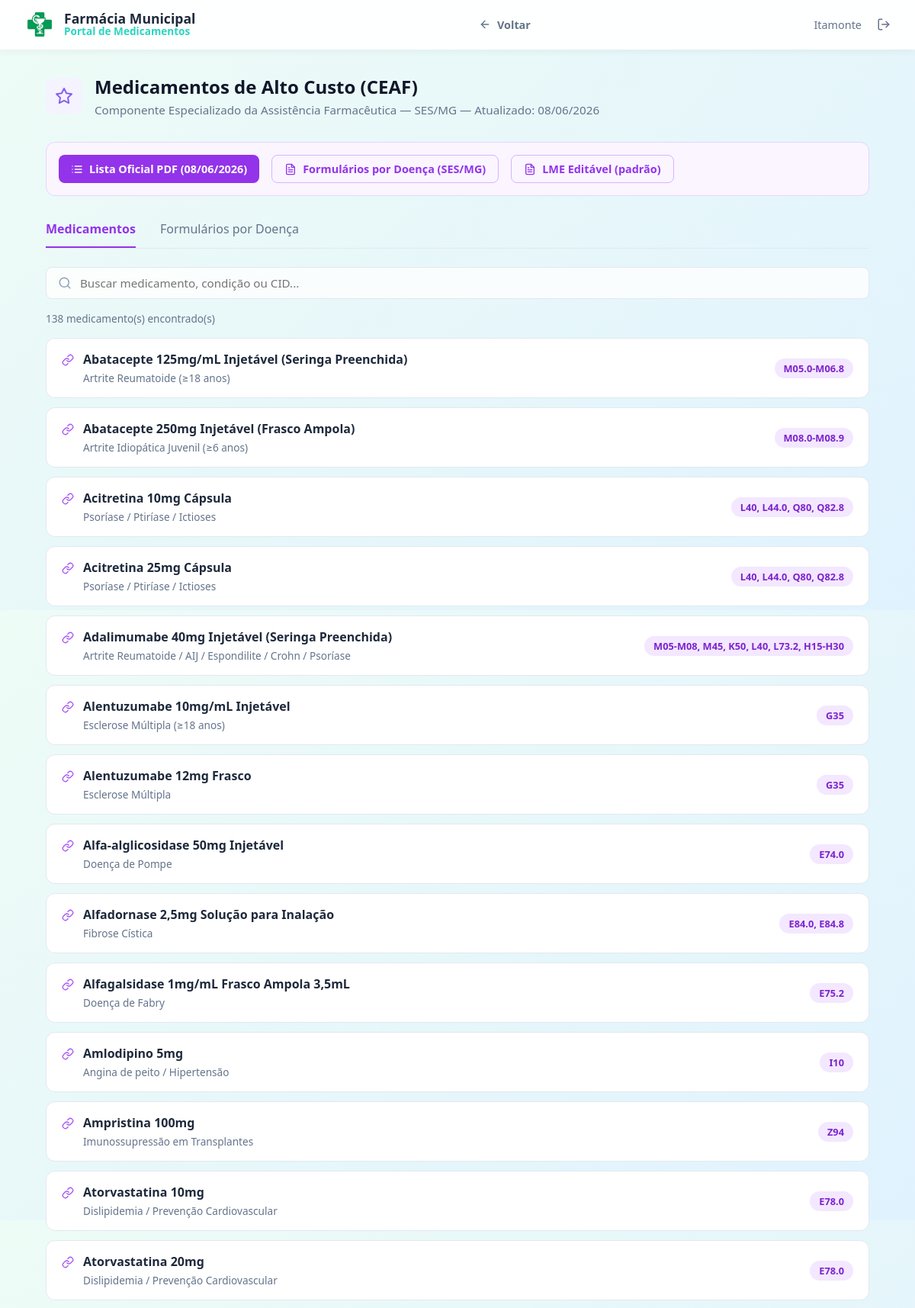
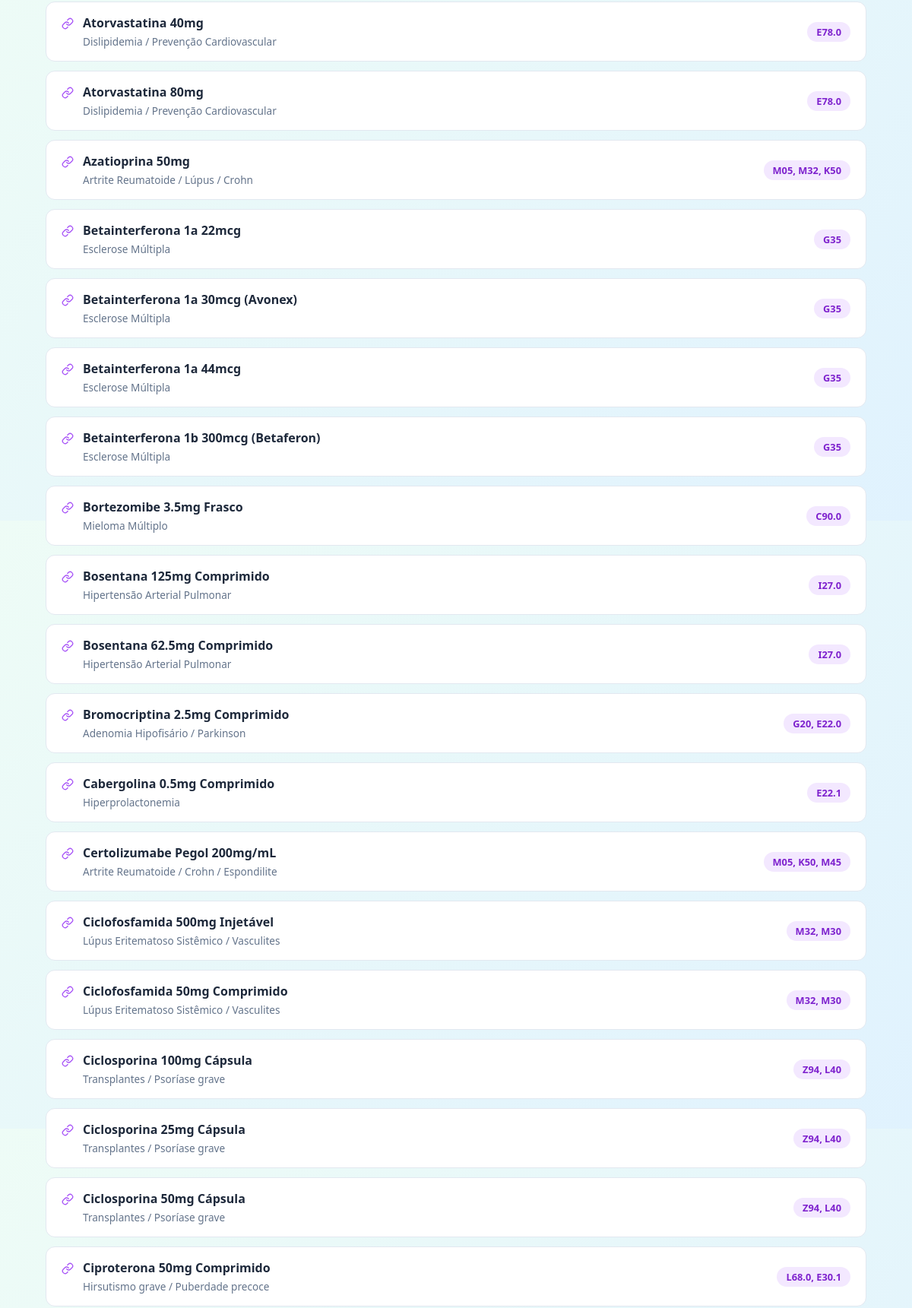
The page /alto-custo (signed in, upper part) on the database its author committed (2 pictures, top to bottom).
### tables this page shows
CREATE TABLE medicamentos_alto_custo (
        id INTEGER PRIMARY KEY AUTOINCREMENT,
        nome TEXT NOT NULL,
        indicacao TEXT NOT NULL,
        cids TEXT,
        created_at TIMESTAMP DEFAULT CURRENT_TIMESTAMP
    );

### app.py (the view)
@app.route('/alto-custo')
def alto_custo():
    ac_meds = query_db("SELECT * FROM medicamentos_alto_custo ORDER BY nome ASC")
    return render_template('alto_custo.html', medicamentos=ac_meds)

### app.py (called while the page is built)
def get_db():
    db = getattr(g, '_database', None)
    if db is None:
        db = g._database = sqlite3.connect(DB_PATH)
        db.row_factory = sqlite3.Row
    return db

@app.teardown_appcontext
def close_connection(exception):
    db = getattr(g, '_database', None)
    if db is not None:
        db.close()

def query_db(query, args=(), one=False):
    cur = get_db().execute(query, args)
    rv = cur.fetchall()
    cur.close()
    return (rv[0] if rv else None) if one else rv

@app.before_request
def require_login():
    allowed_routes = ['login', 'static']
    if request.endpoint not in allowed_routes and 'user_id' not in session:
        return redirect(url_for('login'))

### templates/alto_custo.html (shortened to what this page needs)
{% extends 'base.html' %}
{% block content %}
<div style="display: flex; align-items: center; gap: 1rem; margin-bottom: 2rem;">
    <div
        style="background-color: #f5f3ff; color: #8b5cf6; width: 48px; height: 48px; border-radius: 12px; display: flex; align-items: center; justify-content: center;">
        <svg viewBox="0 0 24 24" fill="none" stroke="currentColor" stroke-width="2" stroke-linecap="round"
            stroke-linejoin="round" width="24" height="24">
            <polygon
                points="12 2 15.09 8.26 22 9.27 17 14.14 18.18 21.02 12 17.77 5.82 21.02 7 14.14 2 9.27 8.91 8.26 12 2">
            </polygon>
        </svg>
    </div>
    <div style="flex-grow: 1;">
        <h1 style="color: #0f172a; font-size: 1.5rem; font-weight: 800; margin: 0 0 0.25rem 0;">Medicamentos de Alto
            Custo (CEAF)</h1>
        <p style="color: #64748b; font-size: 0.95rem; margin: 0;">Componente Especializado da Assistência Farmacêutica —
            SES/MG — Atualizado: 08/06/2026</p>
    </div>
</div>
<div
    style="background: #faf5ff; border: 1px solid #e9d5ff; border-radius: 12px; padding: 1rem; margin-bottom: 2rem; display: flex; gap: 1rem; flex-wrap: wrap;">
    <a href="https://www.saude.mg.gov.br/wp-content/uploads/2025/06/NovomodelodeLME-EDITAVEL.pdf" target="_blank"
        style="background: #9333ea; color: white; padding: 0.5rem 1rem; border-radius: 8px; text-decoration: none; font-size: 0.9rem; font-weight: 600; display: inline-flex; align-items: center; gap: 0.5rem;">
        Lista Oficial PDF (08/06/2026)
    </a>
    <a href="https://www.saude.mg.gov.br/obtermedicamentos/ceaf/formulariosceaf/" target="_blank"
        style="background: transparent; color: #9333ea; border: 1px solid #d8b4fe; padding: 0.5rem 1rem; border-radius: 8px; text-decoration: none; font-size: 0.9rem; font-weight: 600; display: inline-flex; align-items: center; gap: 0.5rem;">
        Formulários por Doença (SES/MG)
    </a>
    <a href="https://www.saude.mg.gov.br/wp-content/uploads/2025/06/NovomodelodeLME-EDITAVEL.pdf" target="_blank"
        style="background: transparent; color: #9333ea; border: 1px solid #d8b4fe; padding: 0.5rem 1rem; border-radius: 8px; text-decoration: none; font-size: 0.9rem; font-weight: 600; display: inline-flex; align-items: center; gap: 0.5rem;">
        LME Editável (padrão)
    </a>
</div>
<div style="border-bottom: 1px solid #e2e8f0; margin-bottom: 1.5rem; display: flex; gap: 2rem;">
    <div id="tab-meds" onclick="switchTab('meds')"
        style="padding-bottom: 0.75rem; border-bottom: 2px solid #9333ea; color: #9333ea; font-weight: 600; cursor: pointer;">
        Medicamentos
    </div>
    <div id="tab-diseases" onclick="switchTab('diseases')"
        style="padding-bottom: 0.75rem; border-bottom: 2px solid transparent; color: #64748b; font-weight: 500; cursor: pointer;">
        Formulários por Doença
    </div>
</div>
<div id="content-meds" style="display: block;">
    <div style="position: relative; margin-bottom: 1rem;">
        <svg viewBox="0 0 24 24" fill="none" stroke="#94a3b8" stroke-width="2" stroke-linecap="round"
            stroke-linejoin="round" width="18" height="18"
            style="position: absolute; left: 1rem; top: 50%; transform: translateY(-50%);">
            <circle cx="11" cy="11" r="8"></circle>
            <line x1="21" y1="21" x2="16.65" y2="16.65"></line>
        </svg>
        <input type="text" id="search-input" class="form-control" placeholder="Buscar medicamento, condição ou CID..."
            style="padding-left: 2.75rem; border-radius: 8px; border: 1px solid #e2e8f0; width: 100%; box-sizing: border-box; height: 42px;">
    </div>
    <p style="font-size: 0.85rem; color: #64748b; margin-bottom: 1rem;"><span id="med-count">{{ medicamentos|length
            }}</span> medicamento(s) encontrado(s)</p>
    <div id="meds-list" style="display: flex; flex-direction: column; gap: 0.75rem; padding-bottom: 3rem;">
        {% for m in medicamentos %}
        <div class="med-item" data-search-text="{{ m.nome|lower }} {{ m.indicacao|lower }} {{ (m.cids or '')|lower }}"
            style="background: white; border: 1px solid #e2e8f0; border-radius: 12px; padding: 1rem 1.25rem; display: flex; justify-content: space-between; align-items: center; gap: 1rem;">
            <div style="display: flex; gap: 0.75rem; align-items: flex-start;">
                <div>
                    <div style="font-weight: 700; color: #1e293b; font-size: 1rem; margin-bottom: 0.25rem;">{{ m.nome }}
                    </div>
                    <div style="color: #64748b; font-size: 0.85rem;">{{ m.indicacao }}</div>
                </div>
            </div>
            {% if m.cids %}
            <div
                style="background: #f3e8ff; color: #7e22ce; padding: 0.25rem 0.75rem; border-radius: 16px; font-size: 0.8rem; font-weight: 600; white-space: nowrap; flex-shrink: 0;">
                {{ m.cids }}
            </div>
            {% endif %}
        </div>
        {% endfor %}
    </div>
</div>
{% endblock %}

### static/css/style.css (style rules this page uses)
:root { --bg-gradient: linear-gradient(135deg, #eefcf6 0%, #e0f2fe 100%); --text-primary: #1e293b; --text-secondary: #64748b; --glass-bg: rgba(255, 255, 255, 0.65); --glass-border: rgba(255, 255, 255, 0.5); --glass-shadow: 0 8px 32px 0 rgba(15, 23, 42, 0.08); --primary: #0f766e; --primary-hover: #0d9488; --primary-light: rgba(15, 118, 110, 0.1); --status-disponivel-bg: #dcfce7; --status-disponivel-text: #15803d; --status-indisponivel-bg: #fee2e2; --status-indisponivel-text: #b91c1c; --status-baixo-bg: #fef9c3; --status-baixo-text: #a16207; --status-aguardando-bg: #dbeafe; --status-aguardando-text: #1d4ed8; --status-farmacia-popular-bg: #f3e8ff; --status-farmacia-popular-text: #7e22ce; }
* { margin: 0; padding: 0; box-sizing: border-box; font-family: system-ui, -apple-system, BlinkMacSystemFont, "Segoe UI", Roboto, Oxygen, Ubuntu, Cantarell, "Open Sans", "Helvetica Neue", sans-serif; }
body { background: var(--bg-gradient); color: var(--text-primary); min-height: 100vh; display: flex; flex-direction: column; }
.form-control { width: 100%; padding: 0.75rem 1rem; border-radius: 8px; border: 1px solid #cbd5e1; background: rgba(255, 255, 255, 0.8); font-size: 0.95rem; color: var(--text-primary); transition: border-color 0.2s; }

### rows shown on the page
medicamentos_alto_custo: nome "Abatacepte 125mg/mL Injetável (Seringa Preenchida)", indicacao "Artrite Reumatoide (≥18 anos)", cids "M05.0-M06.8"
medicamentos_alto_custo: nome "Abatacepte 250mg Injetável (Frasco Ampola)", indicacao "Artrite Idiopática Juvenil (≥6 anos)", cids "M08.0-M08.9"
medicamentos_alto_custo: nome "Acitretina 10mg Cápsula", indicacao "Psoríase / Ptiríase / Ictioses", cids "L40, L44.0, Q80, Q82.8"
medicamentos_alto_custo: nome "Acitretina 25mg Cápsula", indicacao "Psoríase / Ptiríase / Ictioses", cids "L40, L44.0, Q80, Q82.8"
medicamentos_alto_custo: nome "Adalimumabe 40mg Injetável (Seringa Preenchida)", indicacao "Artrite Reumatoide / AIJ / Espondilite / Crohn / Psoríase", cids "M05-M08, M45, K50, L40, L73.2, H15-H30"
medicamentos_alto_custo: nome "Alentuzumabe 10mg/mL Injetável", indicacao "Esclerose Múltipla (≥18 anos)", cids "G35"
medicamentos_alto_custo: nome "Alentuzumabe 12mg Frasco", indicacao "Esclerose Múltipla", cids "G35"
medicamentos_alto_custo: nome "Alfa-alglicosidase 50mg Injetável", indicacao "Doença de Pompe", cids "E74.0"
medicamentos_alto_custo: nome "Alfadornase 2,5mg Solução para Inalação", indicacao "Fibrose Cística", cids "E84.0, E84.8"
medicamentos_alto_custo: nome "Alfagalsidase 1mg/mL Frasco Ampola 3,5mL", indicacao "Doença de Fabry", cids "E75.2"
medicamentos_alto_custo: nome "Amlodipino 5mg", indicacao "Angina de peito / Hipertensão", cids "I10"
medicamentos_alto_custo: nome "Ampristina 100mg", indicacao "Imunossupressão em Transplantes", cids "Z94"
medicamentos_alto_custo: nome "Atorvastatina 10mg", indicacao "Dislipidemia / Prevenção Cardiovascular", cids "E78.0"
medicamentos_alto_custo: nome "Atorvastatina 20mg", indicacao "Dislipidemia / Prevenção Cardiovascular", cids "E78.0"
medicamentos_alto_custo: nome "Atorvastatina 40mg", indicacao "Dislipidemia / Prevenção Cardiovascular", cids "E78.0"
medicamentos_alto_custo: nome "Atorvastatina 80mg", indicacao "Dislipidemia / Prevenção Cardiovascular", cids "E78.0"
medicamentos_alto_custo: nome "Azatioprina 50mg", indicacao "Artrite Reumatoide / Lúpus / Crohn", cids "M05, M32, K50"
medicamentos_alto_custo: nome "Betainterferona 1a 22mcg", indicacao "Esclerose Múltipla", cids "G35"
medicamentos_alto_custo: nome "Betainterferona 1a 30mcg (Avonex)", indicacao "Esclerose Múltipla", cids "G35"
medicamentos_alto_custo: nome "Betainterferona 1a 44mcg", indicacao "Esclerose Múltipla", cids "G35"
medicamentos_alto_custo: nome "Betainterferona 1b 300mcg (Betaferon)", indicacao "Esclerose Múltipla", cids "G35"
medicamentos_alto_custo: nome "Bortezomibe 3.5mg Frasco", indicacao "Mieloma Múltiplo", cids "C90.0"
medicamentos_alto_custo: nome "Bosentana 125mg Comprimido", indicacao "Hipertensão Arterial Pulmonar", cids "I27.0"
medicamentos_alto_custo: nome "Bosentana 62.5mg Comprimido", indicacao "Hipertensão Arterial Pulmonar", cids "I27.0"
medicamentos_alto_custo: nome "Bromocriptina 2.5mg Comprimido", indicacao "Adenomia Hipofisário / Parkinson", cids "G20, E22.0"
medicamentos_alto_custo: nome "Cabergolina 0.5mg Comprimido", indicacao "Hiperprolactonemia", cids "E22.1"
medicamentos_alto_custo: nome "Certolizumabe Pegol 200mg/mL", indicacao "Artrite Reumatoide / Crohn / Espondilite", cids "M05, K50, M45"
medicamentos_alto_custo: nome "Ciclofosfamida 500mg Injetável", indicacao "Lúpus Eritematoso Sistêmico / Vasculites", cids "M32, M30"
medicamentos_alto_custo: nome "Ciclofosfamida 50mg Comprimido", indicacao "Lúpus Eritematoso Sistêmico / Vasculites", cids "M32, M30"
medicamentos_alto_custo: nome "Ciclosporina 100mg Cápsula", indicacao "Transplantes / Psoríase grave", cids "Z94, L40"
medicamentos_alto_custo: nome "Ciclosporina 25mg Cápsula", indicacao "Transplantes / Psoríase grave", cids "Z94, L40"
medicamentos_alto_custo: nome "Ciclosporina 50mg Cápsula", indicacao "Transplantes / Psoríase grave", cids "Z94, L40"
medicamentos_alto_custo: nome "Ciproterona 50mg Comprimido", indicacao "Hirsutismo grave / Puberdade precoce", cids "L68.0, E30.1"

### other values the page prints
{{ session.get('nome_completo') }} "Itamonte"
{{ medicamentos|length }} "138"
